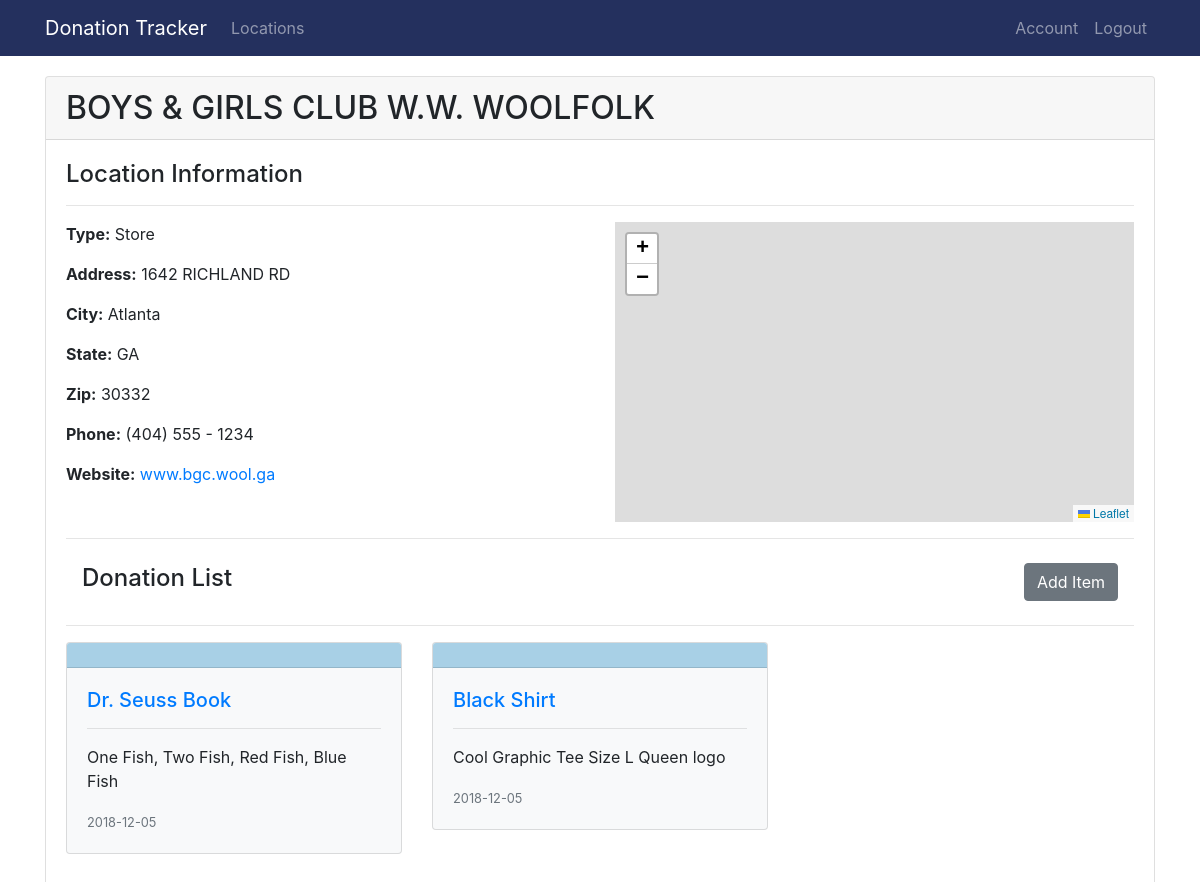
The page /location/2 (signed in) on the database as committed earlier.
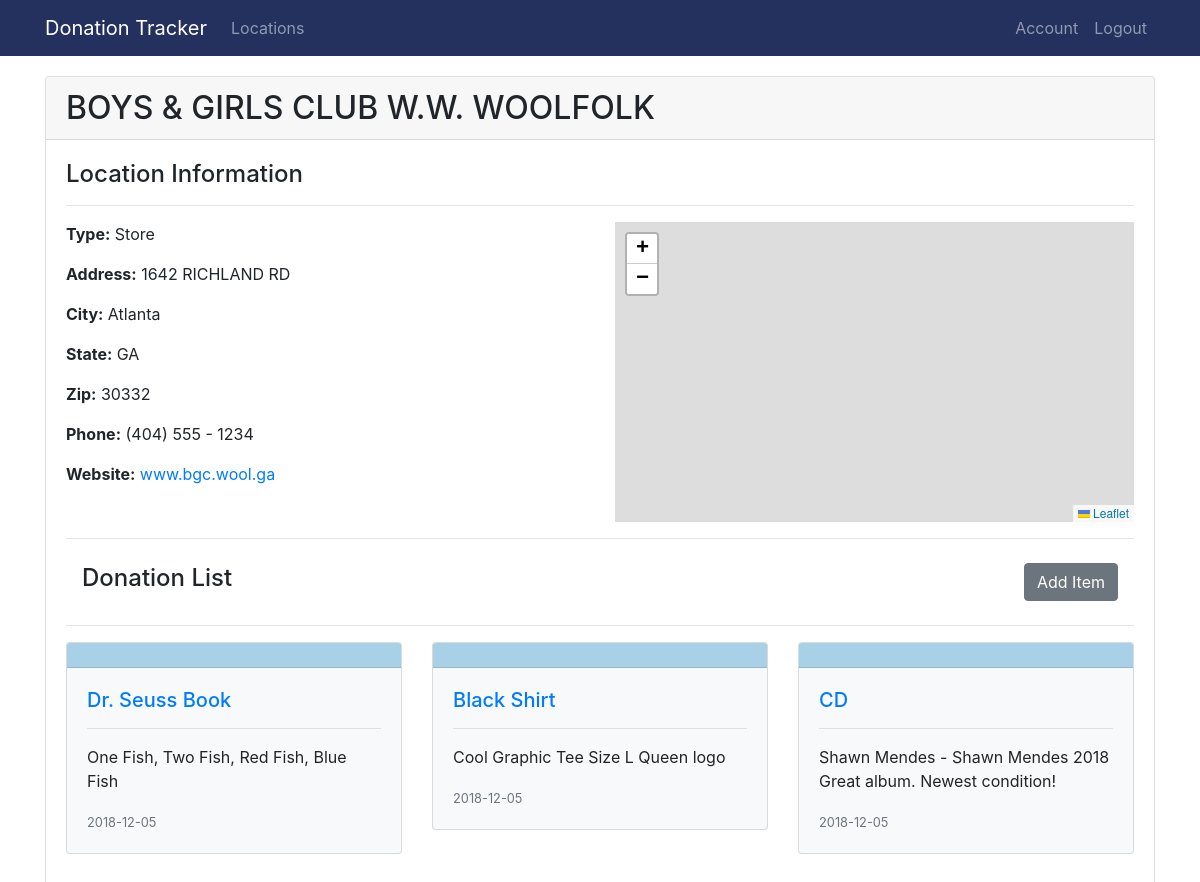
The same page on the database as committed later.
### donationTracker/models.py (models this page shows, shortened)
class Location(db.Model):
    id = db.Column(db.Integer, primary_key=True)
    name = db.Column(db.String(100), nullable=False)
    lat = db.Column(db.String(20), nullable=False)
    long = db.Column(db.String(20), nullable=False)
    address = db.Column(db.String(100), unique=True, nullable=False)
    city = db.Column(db.String(100), nullable=False)
    state = db.Column(db.String(2), nullable=False)
    zip = db.Column(db.String(11), nullable=False)
    type = db.Column(db.String(30), nullable=False)
    phone = db.Column(db.String(20), unique=True, nullable=False)
    website = db.Column(db.String(100), nullable=False)
    items = db.relationship('Item', backref='location', lazy=True)

class Item(db.Model):
    id = db.Column(db.Integer, primary_key=True)
    name = db.Column(db.String(100), nullable=False)
    date_time = db.Column(db.DateTime, nullable=False, default=datetime.utcnow)
    description = db.Column(db.Text, nullable=False)
    category = db.Column(db.String(30), nullable=False)
    location_id = db.Column(db.Integer, db.ForeignKey('location.id'), nullable=False)

### donationTracker/routes.py (the view)
@app.route('/location/<int:location_id>')
@login_required
def location(location_id):
    location = Location.query.get_or_404(location_id)
    items = Item.query.filter_by(location_id=location.id).all()
    return render_template('location.html', title=location.name, location=location, items=items)

### donationTracker/models.py (called while the page is built)
@login_manager.user_loader
def load_user(user_id):
    return User.query.get(int(user_id))

### donationTracker/templates/location.html (shortened to what this page needs)
{% extends "layout.html" %}
{% block content %}
<div class="card">
  <h2 class="card-header">{{ location.name }}</h2>
  <div class="card-body">
    <h4>Location Information</h4>
    <hr>
    <div class="row">
        <div class="col-md-6">
            <p><strong>Type:</strong> {{ location.type }}</p>
            <p><strong>Address:</strong> {{ location.address }}</p>
            <p><strong>City:</strong> {{ location.city }}</p>
            <p><strong>State:</strong> {{ location.state }}</p>
            <p><strong>Zip:</strong> {{ location.zip }}</p>
            <p><strong>Phone:</strong> {{ location.phone }}</p>
            <p><strong>Website:</strong><a href="#"> {{ location.website }}</a>
        </div>
        <div class="col-md-6">
            <div id="mapid"></div>
        </div>
    </div>
    <hr>
    <nav class="navbar navbar-light bg-white">
        <h4>Donation List</h4>
        <form class="form-inline">
        {% if current_user.user_type == 'location_employee'%}
            <a class="btn btn-secondary" href="{{ url_for('add_item', location_id=location.id)}}">Add Item</a>
        {% endif %}
        </form>
    </nav>
    <hr>
    <div class="row">
    {% for item in items %}
        <div class="col-sm-4 mb-3">
            <div class="card bg-light">
              <div class="card-header" style="background-color: #a8d0e6"></div>
              <div class="card-body">
                <h5><a href="{{ url_for('item', item_id=item.id) }}">{{ item.name }}</a></h5>
                <hr>
                <p class="card-text">{{ item.description }}</p>
                <p class="card-text"><small class="text-muted">{{ item.date_time.strftime('%Y-%m-%d') }}</small></p>
              </div>
            </div>
        </div>
    {% endfor %}
    </div>
  </div>
</div>
{% endblock content %}

### donationTracker/templates/layout.html (shortened to what this page needs)
<!DOCTYPE html>
<html lang="en">
<head>
    <link rel="stylesheet" href="https://stackpath.bootstrapcdn.com/bootstrap/4.1.3/css/bootstrap.min.css">
    <link rel="stylesheet" href="https://unpkg.com/leaflet@1.3.4/dist/leaflet.css">
</head>
<body>
    <header>
        <nav class="navbar navbar-expand-lg navbar-dark" style="background-color: #24305E">
            <div class="container">
                <a class="navbar-brand" href="{{ url_for('dashboard') }}">Donation Tracker</a>
                <div class="collapse navbar-collapse">
                    <ul class="navbar-nav mr-auto">
                        <li class="nav-item">
                            <a class="nav-link" href="{{ url_for('locations') }}">Locations</a>
                        </li>
                    </ul>
                    <div class="navbar-nav">
                        <a class="nav-item nav-link" href="{{ url_for('account') }}">Account</a>
                        <a class="nav-item nav-link" href="{{ url_for('logout') }}">Logout</a>
                    </div>
                </div>
            </div>
        </nav>
    </header>
    <div class="container" id="content">
        {% block content %}{% endblock %}
    </div>
</body>
</html>

### donationTracker/templates/layout.html (style rules this page uses)
#content { padding-top: 20px; }
#mapid { height : 300px; }

Rows that differ between the two databases and show on the page:
added Item: name "CD", description "Shawn Mendes - Shawn Mendes 2018 Great album. Newest condition!", date_time "2018-12-05"
